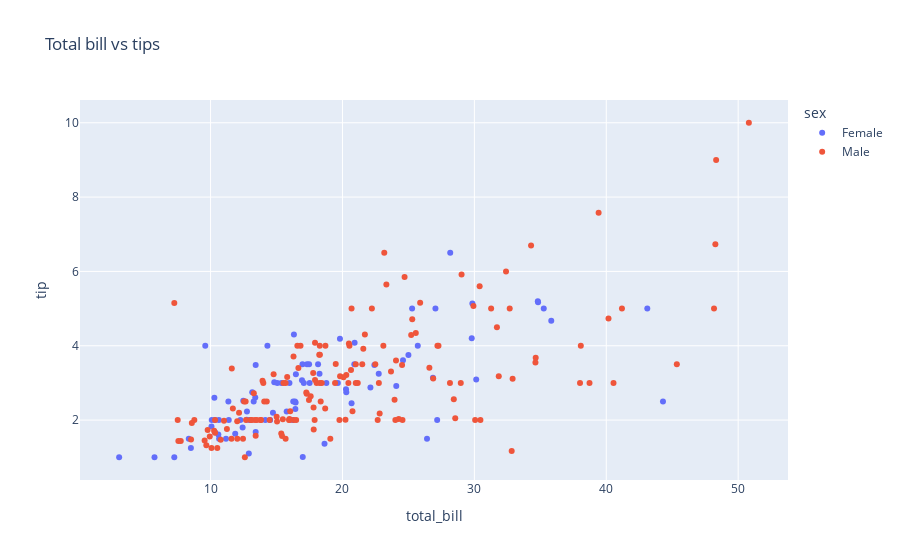

Notebook cell for this chart:
### Code cell
px.scatter(tips, x = 'total_bill', y = 'tip',title = 'Total bill vs tips', color = 'sex')

### Figure 1 — Plotly figure (JSON) as saved in the notebook; plotly's stock layout.template omitted (floating-point values rounded to 4 significant figures; data arrays with more than 128 entries replaced by an {"elided": "..."} marker saying what was removed)
{"data": [{"hovertemplate": "sex=Female<br>total_bill=%{x}<br>tip=%{y}<extra></extra>", "legendgroup": "Female", "marker": {"color": "#636efa", "symbol": "circle"}, "mode": "markers", "name": "Female", "orientation": "v", "showlegend": true, "type": "scatter", "x": [16.99, 24.59, 35.26, 14.83, 10.33, 16.97, 20.29, 15.77, 19.65, 15.06, 20.69, 16.93, 10.29, 34.81, 26.41, 16.45, 3.07, 17.07, 26.86, 25.28, 14.73, 10.07, 34.83, 5.75, 16.32, 22.75, 11.35, 15.38, 44.3, 22.42, 20.92, 14.31, 7.25, 25.71, 17.31, 10.65, 12.43, 24.08, 13.42, 12.48, 29.8, 14.52, 11.38, 20.27, 11.17, 12.26, 18.26, 8.51, 10.33, 14.15, 13.16, 17.47, 27.05, 16.43, 8.35, 18.64, 11.87, 29.85, 25, 13.39, 16.21, 17.51, 10.59, 10.63, 9.6, 20.9, 18.15, 19.81, 43.11, 13, 12.74, 13, 16.4, 16.47, 12.76, 13.27, 28.17, 12.9, 30.14, 13.42, 15.98, 16.27, 10.09, 22.12, 35.83, 27.18, 18.78], "xaxis": "x", "y": [1.01, 3.61, 5, 3.02, 1.67, 3.5, 2.75, 2.23, 3, 3, 2.45, 3.07, 2.6, 5.2, 1.5, 2.47, 1, 3, 3.14, 5, 2.2, 1.83, 5.17, 1, 4.3, 3.25, 2.5, 3, 2.5, 3.48, 4.08, 4, 1, 4, 3.5, 1.5, 1.8, 2.92, 1.68, 2.52, 4.2, 2, 2, 2.83, 1.5, 2, 3.25, 1.25, 2, 2, 2.75, 3.5, 5, 2.3, 1.5, 1.36, 1.63, 5.14, 3.75, 2.61, 2, 3, 1.61, 2, 4, 3.5, 3.5, 4.19, 5, 2, 2.01, 2, 2.5, 3.23, 2.23, 2.5, 6.5, 1.1, 3.09, 3.48, 3, 2.5, 2, 2.88, 4.67, 2, 3], "yaxis": "y"}, {"hovertemplate": "sex=Male<br>total_bill=%{x}<br>tip=%{y}<extra></extra>", "legendgroup": "Male", "marker": {"color": "#EF553B", "symbol": "circle"}, "mode": "markers", "name": "Male", "orientation": "v", "showlegend": true, "type": "scatter", "x": {"elided": "157 float values"}, "xaxis": "x", "y": {"elided": "157 float values"}, "yaxis": "y"}], "layout": {"legend": {"title": {"text": "sex"}, "tracegroupgap": 0}, "title": {"text": "Total bill vs tips"}, "xaxis": {"anchor": "y", "domain": [0, 1], "title": {"text": "total_bill"}}, "yaxis": {"anchor": "x", "domain": [0, 1], "title": {"text": "tip"}}}}
